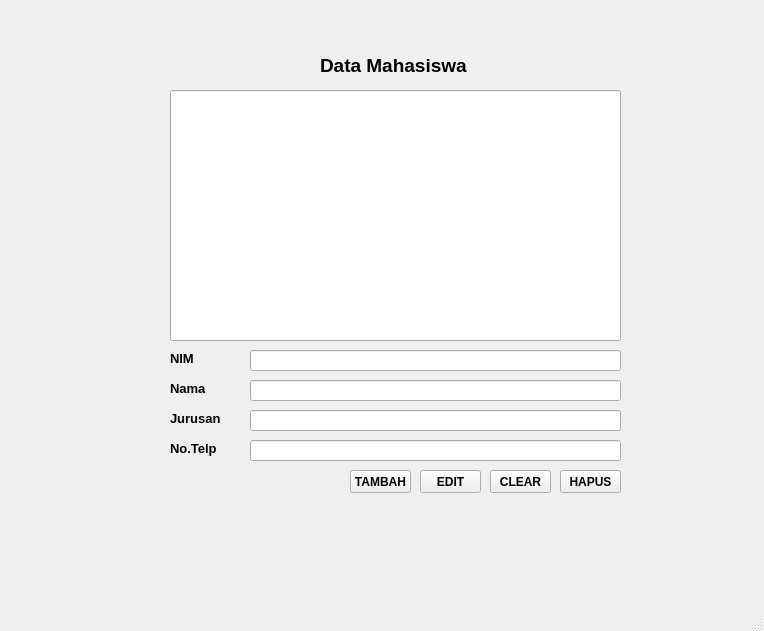
<?xml version="1.0" encoding="UTF-8"?>
<ui version="4.0">
 <class>MainWindow</class>
 <widget class="QMainWindow" name="MainWindow">
  <property name="geometry">
   <rect>
    <x>0</x>
    <y>0</y>
    <width>764</width>
    <height>631</height>
   </rect>
  </property>
  <property name="windowTitle">
   <string>MainWindow</string>
  </property>
  <widget class="QWidget" name="centralwidget">
   <widget class="QLineEdit" name="lineEdit">
    <property name="geometry">
     <rect>
      <x>170</x>
      <y>90</y>
      <width>451</width>
      <height>251</height>
     </rect>
    </property>
   </widget>
   <widget class="QLineEdit" name="lineEdit_2">
    <property name="geometry">
     <rect>
      <x>250</x>
      <y>350</y>
      <width>371</width>
      <height>21</height>
     </rect>
    </property>
   </widget>
   <widget class="QLabel" name="label">
    <property name="geometry">
     <rect>
      <x>320</x>
      <y>50</y>
      <width>171</width>
      <height>31</height>
     </rect>
    </property>
    <property name="font">
     <font>
      <pointsize>14</pointsize>
      <weight>75</weight>
      <bold>true</bold>
     </font>
    </property>
    <property name="text">
     <string>Data Mahasiswa</string>
    </property>
   </widget>
   <widget class="QLabel" name="label_2">
    <property name="geometry">
     <rect>
      <x>170</x>
      <y>350</y>
      <width>31</width>
      <height>16</height>
     </rect>
    </property>
    <property name="font">
     <font>
      <pointsize>10</pointsize>
      <weight>75</weight>
      <bold>true</bold>
     </font>
    </property>
    <property name="text">
     <string>NIM</string>
    </property>
   </widget>
   <widget class="QLineEdit" name="lineEdit_3">
    <property name="geometry">
     <rect>
      <x>250</x>
      <y>380</y>
      <width>371</width>
      <height>21</height>
     </rect>
    </property>
   </widget>
   <widget class="QLineEdit" name="lineEdit_4">
    <property name="geometry">
     <rect>
      <x>250</x>
      <y>410</y>
      <width>371</width>
      <height>21</height>
     </rect>
    </property>
   </widget>
   <widget class="QLabel" name="label_3">
    <property name="geometry">
     <rect>
      <x>170</x>
      <y>380</y>
      <width>47</width>
      <height>16</height>
     </rect>
    </property>
    <property name="font">
     <font>
      <pointsize>10</pointsize>
      <weight>75</weight>
      <bold>true</bold>
     </font>
    </property>
    <property name="text">
     <string>Nama</string>
    </property>
   </widget>
   <widget class="QLabel" name="label_4">
    <property name="geometry">
     <rect>
      <x>170</x>
      <y>410</y>
      <width>61</width>
      <height>16</height>
     </rect>
    </property>
    <property name="font">
     <font>
      <pointsize>10</pointsize>
      <weight>75</weight>
      <bold>true</bold>
     </font>
    </property>
    <property name="text">
     <string>Jurusan</string>
    </property>
   </widget>
   <widget class="QLineEdit" name="lineEdit_5">
    <property name="geometry">
     <rect>
      <x>250</x>
      <y>440</y>
      <width>371</width>
      <height>21</height>
     </rect>
    </property>
   </widget>
   <widget class="QLabel" name="label_5">
    <property name="geometry">
     <rect>
      <x>170</x>
      <y>440</y>
      <width>61</width>
      <height>16</height>
     </rect>
    </property>
    <property name="font">
     <font>
      <pointsize>10</pointsize>
      <weight>75</weight>
      <bold>true</bold>
     </font>
    </property>
    <property name="text">
     <string>No.Telp</string>
    </property>
   </widget>
   <widget class="QPushButton" name="pushButton">
    <property name="geometry">
     <rect>
      <x>350</x>
      <y>470</y>
      <width>61</width>
      <height>23</height>
     </rect>
    </property>
    <property name="font">
     <font>
      <weight>75</weight>
      <bold>true</bold>
     </font>
    </property>
    <property name="text">
     <string>TAMBAH</string>
    </property>
   </widget>
   <widget class="QPushButton" name="pushButton_2">
    <property name="geometry">
     <rect>
      <x>420</x>
      <y>470</y>
      <width>61</width>
      <height>23</height>
     </rect>
    </property>
    <property name="font">
     <font>
      <weight>75</weight>
      <bold>true</bold>
     </font>
    </property>
    <property name="text">
     <string>EDIT</string>
    </property>
   </widget>
   <widget class="QPushButton" name="pushButton_3">
    <property name="geometry">
     <rect>
      <x>490</x>
      <y>470</y>
      <width>61</width>
      <height>23</height>
     </rect>
    </property>
    <property name="font">
     <font>
      <weight>75</weight>
      <bold>true</bold>
     </font>
    </property>
    <property name="text">
     <string>CLEAR</string>
    </property>
   </widget>
   <widget class="QPushButton" name="pushButton_4">
    <property name="geometry">
     <rect>
      <x>560</x>
      <y>470</y>
      <width>61</width>
      <height>23</height>
     </rect>
    </property>
    <property name="font">
     <font>
      <weight>75</weight>
      <bold>true</bold>
     </font>
    </property>
    <property name="text">
     <string>HAPUS</string>
    </property>
   </widget>
  </widget>
  <widget class="QMenuBar" name="menubar">
   <property name="geometry">
    <rect>
     <x>0</x>
     <y>0</y>
     <width>764</width>
     <height>21</height>
    </rect>
   </property>
  </widget>
  <widget class="QStatusBar" name="statusbar"/>
 </widget>
 <resources/>
 <connections/>
</ui>
